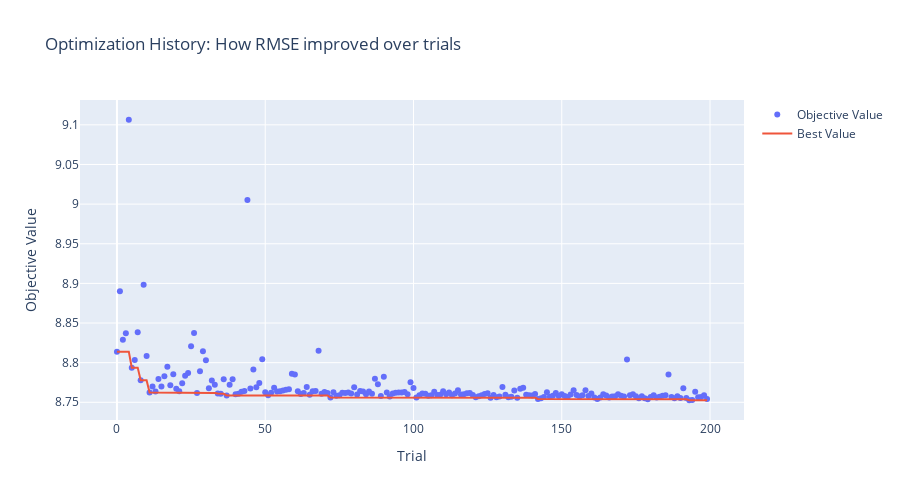

Write notebook code for a chart like this one.
### Code cell
# Visualization 1: Optimization History
fig = plot_optimization_history(study)
fig.update_layout(
    title="Optimization History: How RMSE improved over trials",
    width=900,
    height=500
)
fig.show()

### Figure 1 — Plotly figure (JSON) as saved in the notebook; plotly's stock layout.template omitted (floating-point values rounded to 4 significant figures; data arrays with more than 128 entries replaced by an {"elided": "..."} marker saying what was removed)
{"data": [{"mode": "markers", "name": "Objective Value", "type": "scatter", "x": {"elided": "200 int values"}, "y": {"elided": "200 float values"}}, {"mode": "lines", "name": "Best Value", "type": "scatter", "x": {"elided": "200 int values"}, "y": {"elided": "200 float values"}}, {"marker": {"color": "#cccccc"}, "mode": "markers", "name": "Infeasible Trial", "showlegend": false, "type": "scatter", "x": [], "y": []}], "layout": {"height": 500, "title": {"text": "Optimization History: How RMSE improved over trials"}, "width": 900, "xaxis": {"title": {"text": "Trial"}}, "yaxis": {"title": {"text": "Objective Value"}}}}
